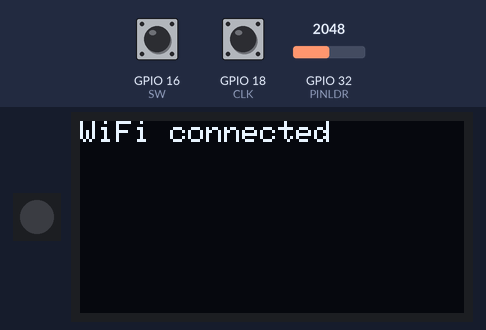
Bench run of a program on a simulated ESP32. Parts: 1 RGB LEDs in strip order, left to right, 128×64 one-colour display. The test bench sets the inputs (shaded band); at power-on: GPIO 16 (SW) HIGH, GPIO 18 (CLK) HIGH, GPIO 32 (PINLDR) = 2048. WiFi joins after 1.5 s; servers stay silent unless stated; the display library's start-up logo is not drawn; storage starts empty; no MQTT or app messages arrive unless stated; what the program prints to the serial monitor is not drawn.

Above: at 3.7 s.
At 7.9 s:
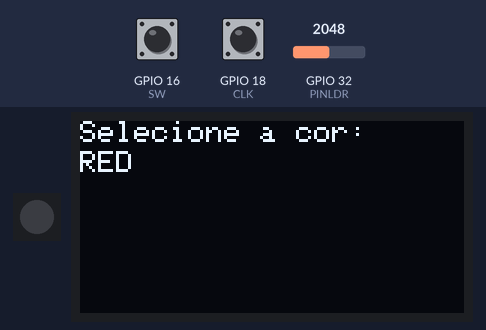
8.0 s: GPIO 16 (SW) pulled LOW for 0.15 s
At 12.3 s:
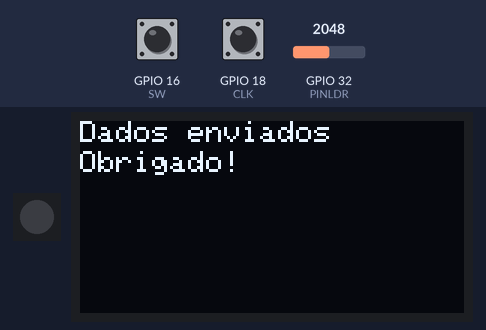
13.0 s: GPIO 16 (SW) pulled LOW for 1 s
At 14.6 s:
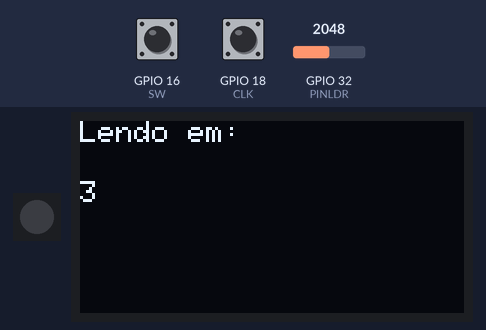
Timing chart, 0 to 18.9 s (numbered marks = the images above; inputs shaded):
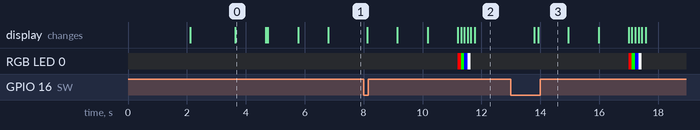

The program:

main.cpp
```cpp
#include <arduino.h>
#include <Wire.h>
#include <Adafruit_NeoPixel.h>
#include <WiFi.h>
#include <PubSubClient.h>
#include <Adafruit_GFX.h>
#include <Adafruit_SSD1306.h>
#include <ArduinoJson.h>
#include <FS.h>
#include <SPIFFS.h>
//#include <RTOS.h>

// Pins definitions for Color Sensor 0.1.0
#define PINNP 2
#define NUMPIXELS 1
#define PINLDR 32
//#define PINBUTTON 12

// Pins definitions for ky-40 encoder
#define CLK 18
#define DT 17
#define SW 16

// definitions for Oled 0.96 display

#define SCREEN_WIDTH 128
#define SCREEN_HEIGHT 64
#define OLED_RESET -1
#define SSD1306_I2C_ADDRESS 0x3D // Common I2C address for SSD1306 displays

Adafruit_SSD1306 display(SCREEN_WIDTH, SCREEN_HEIGHT, &Wire, OLED_RESET);

// Variables
unsigned long time1 = millis();

// Variables to store the average LDR values
int avg_Red;
int avg_Green;
int avg_Blue;
int avg_White;
int avg_Bypass;

// Variables for encoder
int counter = 0;
int currentStateCLK;
int lastStateCLK;
String currentDir = "";
unsigned long lastButtonPress = 0;

// Objects
Adafruit_NeoPixel led = Adafruit_NeoPixel(NUMPIXELS, PINNP, NEO_GRB + NEO_KHZ800);

// Colors to be used
enum color {
  RED,
  GREEN,
  BLUE,
  YELLOW,
  BROWN,
  WHITE1,
  BLACK1,
  COLOR_COUNT // to keep track of the number of colors
};

color selectedColor = RED;
const char* colorNames[] = {"RED", "GREEN", "BLUE", "YELLOW", "BROWN", "WHITE", "BLACK"};

// WiFi and MQTT credentials
String ssid;
String password;
String mqttServer;
String mqttUser;
String mqttPassword;
String mqttTopic;
int mqttPort;

WiFiClient espClient;
PubSubClient client(espClient);

void updateDisplay(); // Forward declaration of updateDisplay

// Function to load credentials from JSON file
void loadCredentials() {
  if (!SPIFFS.begin(true)) {
    Serial.println("An error has occurred while mounting SPIFFS");
    return;
  }

  File file = SPIFFS.open("/credentials.json", "r");
  if (!file) {
    Serial.println("Failed to open credentials file");
    return;
  }

  size_t size = file.size();
  std::unique_ptr<char[]> buf(new char[size]);
  file.readBytes(buf.get(), size);
  file.close();

  DynamicJsonDocument doc(1024);
  DeserializationError error = deserializeJson(doc, buf.get());
  if (error) {
    Serial.println("Failed to parse credentials file");
    return;
  }

  ssid = doc["ssid"].as<String>();
  password = doc["password"].as<String>();
  mqttServer = doc["mqttServer"].as<String>();
  mqttUser = doc["mqttUser"].as<String>();
  mqttPassword = doc["mqttPassword"].as<String>();
  mqttTopic = doc["mqttTopic"].as<String>();
  mqttPort = doc["mqttPort"];
}

// Function to connect to WiFi
void setup_wifi() {
  delay(10);
  Serial.println();
  Serial.print("Connecting to ");
  Serial.println(ssid);

  display.clearDisplay();
  display.setTextSize(1);
  display.setTextColor(SSD1306_WHITE);
  display.setCursor(0, 0);
  display.print("Connecting to WiFi...");
  display.display();

  WiFi.begin(ssid.c_str(), password.c_str());

  while (WiFi.status() != WL_CONNECTED) {
    delay(500);
    Serial.print(".");
  }

  Serial.println("");
  Serial.println("WiFi connected");
  Serial.println("IP address: ");
  Serial.println(WiFi.localIP());

  display.clearDisplay();
  display.setCursor(0, 0);
  display.print("WiFi connected");
  display.display();
  delay(1000);
}

// Function to connect to MQTT server
void reconnect() {
  while (!client.connected()) {
    Serial.print("Attempting MQTT connection...");
    display.clearDisplay();
    display.setCursor(0, 0);
    display.print("Connecting to MQTT...");
    display.display();

    if (client.connect("ESP32Client", mqttUser.c_str(), mqttPassword.c_str())) {
      Serial.println("connected");
      display.clearDisplay();
      display.setCursor(0, 0);
      display.print("MQTT connected");
      display.display();
      delay(1000);
    } else {
      Serial.print("failed, rc=");
      Serial.print(client.state());
      Serial.println(" try again in 5 seconds");
      delay(5000);
    }
  }
}

// Function to calculate the average of an array
int calculateAverage(int arr[]) {
  int sum = 0;
  int size = 10;
  for (int i = 0; i < size; i++) {
    //Serial.print(arr[i]);
    sum += arr[i];
  }
  return sum / size;
}

// Function to calculate the mode of an array
int calculateMode(int arr[], int size) {
  int maxValue = 0, maxCount = 0;

  for (int i = 0; i < size; ++i) {
    int count = 0;

    for (int j = 0; j < size; ++j) {
      if (arr[j] == arr[i])
        ++count;
    }

    if (count > maxCount) {
      maxCount = count;
      maxValue = arr[i];
    }
  }

  return maxValue;
}

// Function to normalize LDR readings
float normalizeLDR(int rawValue, int minValue, int maxValue) {
  return (float)(rawValue - minValue) / (maxValue - minValue);
}

// Function to send data to MQTT
void sendToMQTT() {
  if (!client.connected()) {
    reconnect();
  }
  client.loop();

  StaticJsonDocument<200> doc;
  doc["color"] = colorNames[selectedColor];
  doc["red"] = avg_Red;
  doc["green"] = avg_Green;
  doc["blue"] = avg_Blue;
  doc["white"] = avg_White;
  doc["bypass"] = avg_Bypass;

  char jsonBuffer[512];
  serializeJson(doc, jsonBuffer);
  client.publish(mqttTopic.c_str(), jsonBuffer);

  display.clearDisplay();
  display.setTextSize(1);
  display.setTextColor(SSD1306_WHITE);
  display.setCursor(0, 0);
  display.print("Dados enviados");
  display.setCursor(0, 10);
  display.print("Obrigado!");
  display.display();
  delay(2000);
  updateDisplay();
}

// Function to read the LDR values and calculate the mode
void getColor(){
  if (millis() - time1 > 1000){
    int values_Red[10], values_Green[10], values_Blue[10], values_White[10], values_Bypass[10];

    // read channel R
    led.setPixelColor(0, led.Color(255, 0, 0));
    led.show();
    for (int i = 0; i < 10; i++){
      values_Red[i] = analogRead(PINLDR);
      delay(10);
    }
    avg_Red = calculateMode(values_Red, 10);
    avg_Red = normalizeLDR(avg_Red, 0, 4095); // Normalizing the value
    delay(10);

    // read channel G
    led.setPixelColor(0, led.Color(0, 255, 0));
    led.show();
    for (int i = 0; i < 10; i++){
      values_Green[i] = analogRead(PINLDR);
      delay(10);
    }
    avg_Green = calculateMode(values_Green, 10);
    avg_Green = normalizeLDR(avg_Green, 0, 4095); // Normalizing the value
    delay(10);

    // read channel B
    led.setPixelColor(0, led.Color(0, 0, 255));
    led.show();
    for (int i = 0; i < 10; i++){
      values_Blue[i] = analogRead(PINLDR);
      delay(10);
    }
    avg_Blue = calculateMode(values_Blue, 10);
    avg_Blue = normalizeLDR(avg_Blue, 0, 4095); // Normalizing the value
    delay(10);

    // read channel W
    led.setPixelColor(0, led.Color(255, 255, 255));
    led.show();
    for (int i = 0; i < 10; i++){
      values_White[i] = analogRead(PINLDR);
      delay(10);
    }
    avg_White = calculateMode(values_White, 10);
    avg_White = normalizeLDR(avg_White, 0, 4095); // Normalizing the value
    delay(10);

    // read channel Bypass
    led.setPixelColor(0, led.Color(0, 0, 0));
    led.show();
    for (int i = 0; i < 10; i++){
      values_Bypass[i] = analogRead(PINLDR);
      delay(10);
    }
    avg_Bypass = calculateMode(values_Bypass, 10);
    avg_Bypass = normalizeLDR(avg_Bypass, 0, 4095); // Normalizing the value
  }
}

// Function to print the values of the array
void printValues(){
  Serial.print("Red: ");
  Serial.print(avg_Red);
  Serial.println(" ");

  Serial.print("Green: ");
  Serial.print(avg_Green);
  Serial.println(" ");

  Serial.print("Blue: ");
  Serial.print(avg_Blue);
  Serial.println(" ");

  Serial.print("White: ");
  Serial.print(avg_White);
  Serial.println(" ");

  Serial.print("Bypass: ");
  Serial.print(avg_Bypass);
  Serial.println(" ");
}

void setup_encoder() {
  pinMode(CLK, INPUT);
  pinMode(DT, INPUT);
  pinMode(SW, INPUT_PULLUP);
  lastStateCLK = digitalRead(CLK);
}

void updateDisplay() {
  display.clearDisplay();
  display.setTextSize(1);
  display.setTextColor(SSD1306_WHITE);
  display.setCursor(0, 0);
  display.print("Selecione a cor:");
  display.setCursor(0, 10);
  display.print(colorNames[selectedColor]);
  display.display();
}

void countdownDisplay(int seconds) {
  for (int i = seconds; i > 0; i--) {
    display.clearDisplay();
    display.setTextSize(1);
    display.setTextColor(SSD1306_WHITE);
    display.setCursor(0, 0);
    display.print("Lendo em:");
    display.setCursor(0, 20);
    display.print(i);
    display.display();
    delay(1000);
  }
  display.clearDisplay();
  display.display();
}

void handleEncoder() {
  currentStateCLK = digitalRead(CLK);
  if (currentStateCLK != lastStateCLK && currentStateCLK == LOW) {
    if (digitalRead(DT) != currentStateCLK) {
      selectedColor = (color)((selectedColor + 1) % COLOR_COUNT);
    } else {
      selectedColor = (color)((selectedColor - 1 + COLOR_COUNT) % COLOR_COUNT);
    }
    updateDisplay();
  }
  lastStateCLK = currentStateCLK;

  if (digitalRead(SW) == LOW) {
    if (millis() - lastButtonPress > 50) {
      countdownDisplay(3); // Adiciona contagem regressiva de 3 segundos
      getColor();
      sendToMQTT();
      lastButtonPress = millis();
    }
  }
}

void setup(){
  Serial.begin(115200);
  led.begin();
  led.show();
  pinMode(PINLDR, INPUT);

  // Initialize display
  if(!display.begin(SSD1306_SWITCHCAPVCC, 0x3C)) {
    Serial.println(F("SSD1306 allocation failed"));
    for(;;);
  } else {
    Serial.println(F("SSD1306 allocation success"));
  }
  display.display();
  delay(2000);
  display.clearDisplay();

  loadCredentials(); // Load credentials from JSON file

  setup_wifi();
  client.setServer(mqttServer.c_str(), mqttPort);
  reconnect();

  display.clearDisplay();
  display.setCursor(0, 0);
  display.print("Ready");
  display.display();
  delay(1000);
  updateDisplay();

  // Initialize encoder
  setup_encoder();
}

void loop(){
  handleEncoder();
  delay(100);
}
```

Measured:
- after the input at 8.0 s, RGB LED 0: off → RGB(255, 0, 0) after 3.2 s, → RGB(0, 255, 0) 0.11 s later, → RGB(0, 0, 255) 0.11 s later, → RGB(255, 255, 255) 0.11 s later, … (5 changes in this stretch); the display: first changes after 0.12 s (image 2 shows a later state)
- after the input at 13.0 s, the display: first differs from a run without the input after 0.92 s (image 3)
- what the display in image 0 shows lasts 1.1 s, from 3.6 s to 4.7 s
